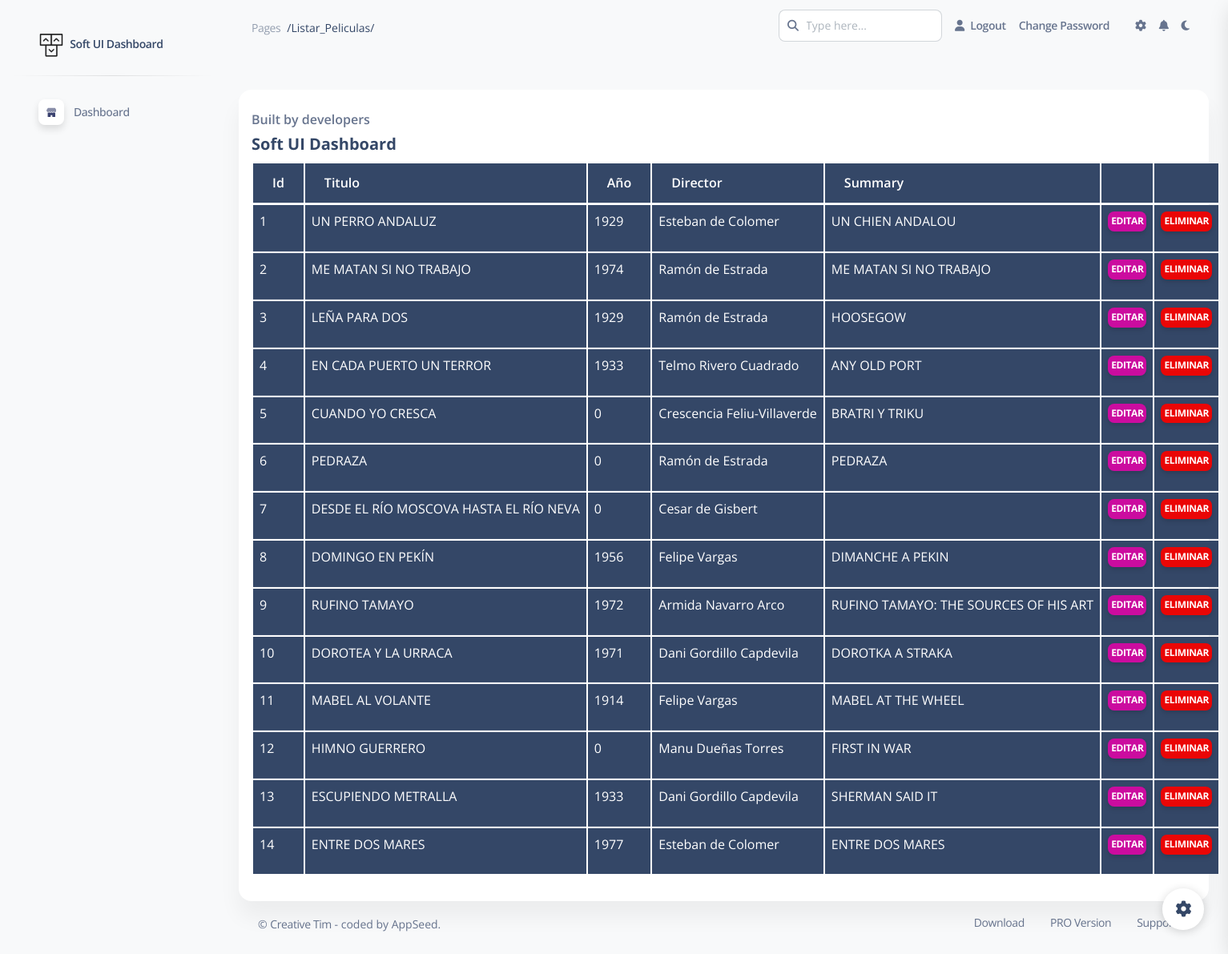
/listar_peliculas/ (signed in), run on the app's committed database.
### director_cine/models.py (models this page shows, shortened)
class Pelicula(models.Model):
    titulo = models.CharField(max_length=100)
    año = models.IntegerField()
    director = models.ForeignKey(Director, on_delete=models.SET_NULL, null=True)
    summary=models.TextField(max_length=100,help_text="Sinopsis de pelicula")
    gebero_pelicula=models.ManyToManyField(Genero)

class Director(models.Model):
    nombre = models.CharField(max_length=100)
    nacionalidad = models.CharField(max_length=100)
    fecha_nacimiento = models.DateField()
    def __str__(self):
        return self.nombre

### director_cine/views.py (the view)
# urls.py: path('listar_peliculas/', views.listar_peliculas, name='Lista directores'),
def listar_peliculas(request):
    peliculas = Pelicula.objects.all()
    return render(
        request, 'pages/listar_peliculas.html',
        context={
            'peliculas': peliculas,
            'pagina': 'directores',
            'titulo': 'Listar Peliculas',
        }
    )

### director_cine/templatetags/admin_soft.py (called while the page is built)
@assignment_tag(takes_context=True)
def admin_get_menu(context):
    return get_menu_items(context)

### director_cine/templates/pages/listar_peliculas.html (shortened to what this page needs)
{% extends 'layouts/base.html' %}
{% load static %}
{% block content %}
    <div class="container-fluid py-4">
      <div class="row mt-4">
        <div class="col-lg-12 mb-lg-0 mb-4">
          <div class="card">
            <div class="card-body p-3">
              <div class="row">
                <div class="col-lg-6">
                  <div class="d-flex flex-column h-100">
                    <p class="mb-1 pt-2 text-bold">Built by developers</p>
                    <h5 class="font-weight-bolder">Soft UI Dashboard</h5>
                    <table class="table table-dark">
    <thead>
        <tr>
            <th class="text-right" scope="col">Id</th>
            <th class="text-right" scope="col">titulo</th>
            <th class="text-right" scope="col">año</th>
            <th class="text-right" scope="col">director</th>
            <th class="text-right" scope="col">summary</th>
            <th></th>
            <th></th>
        </tr>
    </thead>
    <tbody>{% for pelicula in peliculas %}
        <tr scope="row">
            <td class="text-right">{{pelicula.id}}</td>
            <td class="text-right">{{pelicula.titulo}}</td>
            <td class="text-right">{{pelicula.año}}</td>
            <td class="text-right">{{pelicula.director}}</td>
            <td class="text-right">{{pelicula.summary}}</td>
            <td class="text-center"><a class="btn btn-primary btn-xs px-1 py-1"
                    href="editar-director/{{pelicula.id}}">Editar</a>
            </td>
            <td class="text-center"><a class="btn btn-danger btn-xs px-1 py-1"
                    href="eliminar-director/{{pelicula.id}}">Eliminar</a>
            </td>
        </tr>
        {%endfor%}
    </tbody>
</table>
                  </div>
                </div>
              </div>
            </div>
          </div>
        </div>
      </div>
      {% include "includes/footer.html" %}
    </div>
{% endblock content %}

### static/css/dark-theme-core.css (style rules this page uses)
body { transition: background-color 200ms ease-in; }

### data on the page
Pelicula: id "1", titulo "UN PERRO ANDALUZ", año "1929", director "Esteban de Colomer", summary "UN CHIEN ANDALOU"
Pelicula: id "2", titulo "ME MATAN SI NO TRABAJO", año "1974", director "Ramón de Estrada", summary "ME MATAN SI NO TRABAJO"
Pelicula: id "3", titulo "LEÑA PARA DOS", año "1929", director "Ramón de Estrada", summary "HOOSEGOW"
Pelicula: id "4", titulo "EN CADA PUERTO UN TERROR", año "1933", director "Telmo Rivero Cuadrado", summary "ANY OLD PORT"
Pelicula: id "5", titulo "CUANDO YO CRESCA", año "0", director "Crescencia Feliu-Villaverde", summary "BRATRI Y TRIKU"
Pelicula: id "6", titulo "PEDRAZA", año "0", director "Ramón de Estrada", summary "PEDRAZA"
Pelicula: id "7", titulo "DESDE EL RÍO MOSCOVA HASTA EL RÍO NEVA", año "0", director "Cesar de Gisbert"
Pelicula: id "8", titulo "DOMINGO EN PEKÍN", año "1956", director "Felipe Vargas", summary "DIMANCHE A PEKIN"
Pelicula: id "9", titulo "RUFINO TAMAYO", año "1972", director "Armida Navarro Arco", summary "RUFINO TAMAYO: THE SOURCES OF HIS ART"
Pelicula: id "10", titulo "DOROTEA Y LA URRACA", año "1971", director "Dani Gordillo Capdevila", summary "DOROTKA A STRAKA"
Pelicula: id "11", titulo "MABEL AL VOLANTE", año "1914", director "Felipe Vargas", summary "MABEL AT THE WHEEL"
Pelicula: id "12", titulo "HIMNO GUERRERO", año "0", director "Manu Dueñas Torres", summary "FIRST IN WAR"
Pelicula: id "13", titulo "ESCUPIENDO METRALLA", año "1933", director "Dani Gordillo Capdevila", summary "SHERMAN SAID IT"
Pelicula: id "14", titulo "ENTRE DOS MARES", año "1977", director "Esteban de Colomer", summary "ENTRE DOS MARES"

### other printed values
{{ request.path|title }} "/Listar_Peliculas/"
